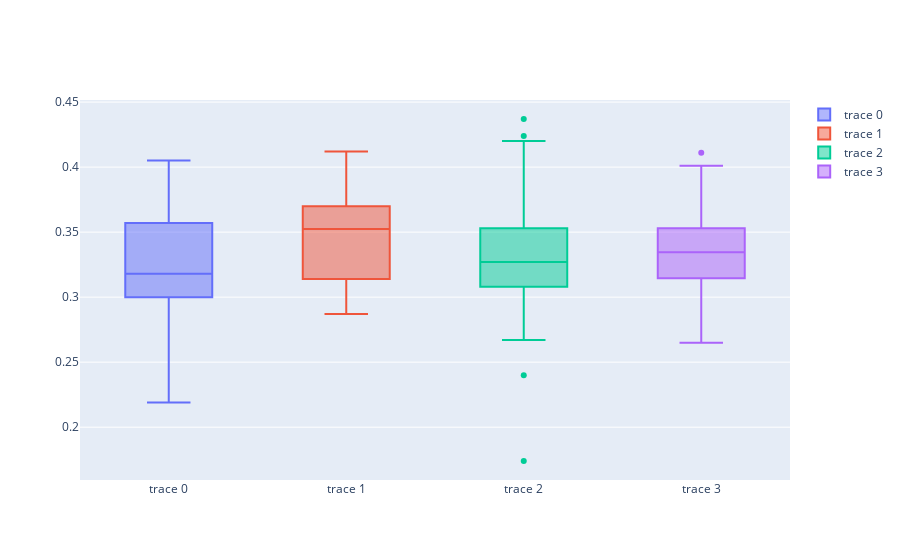

The cell this chart's notebook holds for it:
### Code cell
# Using plotly
import plotly.graph_objects as go

fig = go.Figure()
fig.add_trace(go.Box(y=datos.loc[datos["position"] == "P","average"]))
fig.add_trace(go.Box(y=datos.loc[datos["position"] == "MO","average"]))
fig.add_trace(go.Box(y=datos.loc[datos["position"] == "DC","average"]))
fig.add_trace(go.Box(y=datos.loc[datos["position"] == "MP","average"]))
fig.show()
